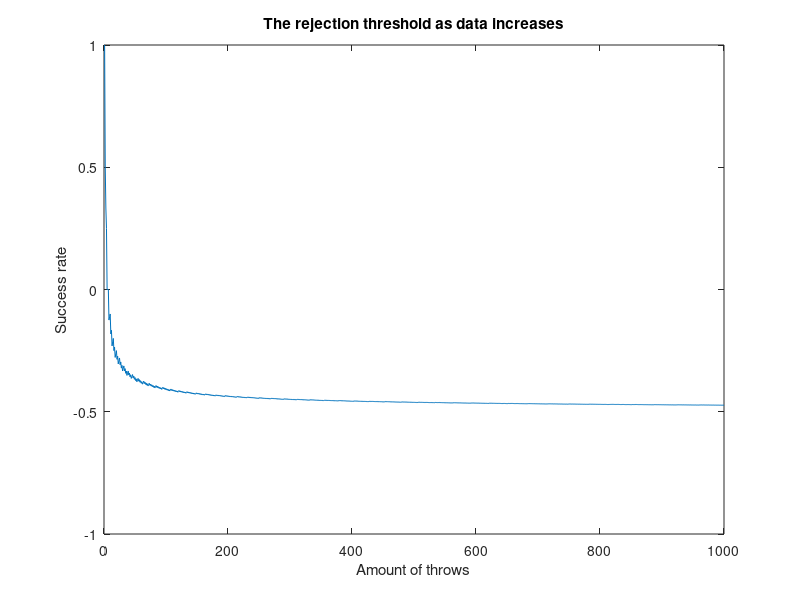

Reproduce this figure in MATLAB. (Note: this script raises an error after producing the figure.)
%% -*- Mode: octave -*-

%% Let us consider this amount of data
max_data=1000;
%% Let us run our test a few times
n_trials = 1000;

%% Get samples from two Bernoulli distributions
X = rand(max_data,n_trials)<=0.5;
Y = rand(max_data,n_trials)<=0.55;

%% Set the rejection rate
delta = 0.05;

%% test if the outcome is random
for t=1:max_data
  threshold(t) = 1 -binoinv(delta, t, 0.5);
end

figure(1)
plot(threshold ./ [1:max_data])
title("The rejection threshold as data increases");
ylabel("Success rate");
xlabel("Amount of throws")
matlab2tikz("p-value-example-rejection-threshold.tikz", 'height', '\fheight', 'width', '\fwidth' );

for t=1:max_data
  reject_x (t) = mean(sum(X(1:t,:)) < threshold(t));
  reject_y (t) = mean(sum(Y(1:t,:)) < threshold(t));
end
figure(2)
plot(reject_x, ';null-distributed;', reject_y, ';other distribution;')
title("How often we reject the null hypothesis");
matlab2tikz("p-value-example-rejection.tikz",  'height', '\fheight', 'width', '\fwidth' );


%% However as you get more and more data, you should get more and more sure of the fact that the hypothesis is true.
function posterior = GetPosteriorHypothesis(X)
  n_trials = columns(X);
  max_data = rows(X);
  for k=1:n_trials
	alpha = 1;
	beta = 1;
	log_p_marginal = 0;
	log_p_null = 0;
	for t=1:max_data
	  x = X(t, k);
	  p_x = (x * alpha + (1 - x)*beta) / (alpha + beta);
	  alpha += x;
	  beta += (1 - x);
	  log_p_marginal += log(p_x);
	  log_p_null += log(1/2);
	  posterior(t,k) = exp(log_p_null - logAdd(log_p_marginal, log_p_null));
	endfor
  endfor
endfunction
posterior_x = GetPosteriorHypothesis(X);
posterior_y = GetPosteriorHypothesis(Y);
figure(3);
plot(mean(posterior_x, 2), ';null-distributed;', mean(posterior_y, 2), ';other-distributed;')
title("Posterior probability of null hypothesis");
matlab2tikz("p-value-example-posterior.tikz",  'height', '\fheight', 'width', '\fwidth' );


figure(4);
%% ADD A PLOT FOR REJECTION

bayes_reject_x = mean(posterior_x < 0.5, 2);
plot(reject_x, ';null test;', bayes_reject_x, ';Bayes test;')
title("Rejection of null hypothesis for Bernoulli(0.5)");
matlab2tikz("p-value-example-null-posterior.tikz", 'height', '\fheight', 'width', '\fwidth' );


figure(5);
bayes_reject_y = mean(posterior_y < 0.5, 2);
plot(reject_y, ';null test;', bayes_reject_y, ';Bayes test;')
title("Rejection of null hypothesis for Bernoulli(0.45)");
matlab2tikz("p-value-example-true-posterior.tikz", 'height', '\fheight', 'width', '\fwidth' );
